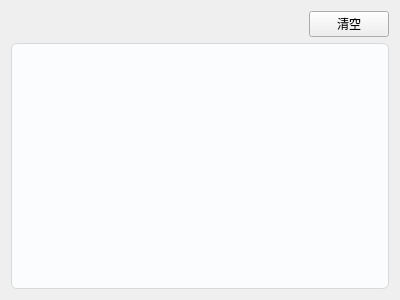
<?xml version="1.0" encoding="UTF-8"?>
<ui version="4.0">
 <class>OpListDlg</class>
 <widget class="QWidget" name="OpListDlg">
  <property name="geometry">
   <rect>
    <x>0</x>
    <y>0</y>
    <width>400</width>
    <height>300</height>
   </rect>
  </property>
  <property name="windowTitle">
   <string>Form</string>
  </property>
  <layout class="QGridLayout" name="gridLayout_2">
   <item row="0" column="0">
    <widget class="QWidget" name="widget" native="true">
     <property name="styleSheet">
      <string notr="true"/>
     </property>
     <layout class="QGridLayout" name="gridLayout">
      <property name="leftMargin">
       <number>0</number>
      </property>
      <property name="topMargin">
       <number>0</number>
      </property>
      <property name="rightMargin">
       <number>0</number>
      </property>
      <property name="bottomMargin">
       <number>0</number>
      </property>
      <property name="horizontalSpacing">
       <number>0</number>
      </property>
      <property name="verticalSpacing">
       <number>6</number>
      </property>
      <item row="0" column="0">
       <layout class="QHBoxLayout" name="horizontalLayout">
        <item>
         <spacer name="horizontalSpacer">
          <property name="orientation">
           <enum>Qt::Horizontal</enum>
          </property>
          <property name="sizeHint" stdset="0">
           <size>
            <width>40</width>
            <height>20</height>
           </size>
          </property>
         </spacer>
        </item>
        <item>
         <widget class="QPushButton" name="pushButton">
          <property name="styleSheet">
           <string notr="true"/>
          </property>
          <property name="text">
           <string>清空</string>
          </property>
         </widget>
        </item>
       </layout>
      </item>
      <item row="1" column="0">
       <widget class="QTreeWidget" name="treeWidget">
        <property name="styleSheet">
         <string notr="true">.QTreeWidget
{
	border: 1px solid rgb(218,218,218);
	border-radius: 6px;
	background-color: rgb(251, 252, 254);
}</string>
        </property>
        <property name="inputMethodHints">
         <set>Qt::ImhNone</set>
        </property>
        <attribute name="headerVisible">
         <bool>false</bool>
        </attribute>
        <column>
         <property name="text">
          <string notr="true">1</string>
         </property>
        </column>
       </widget>
      </item>
     </layout>
     <zorder>treeWidget</zorder>
     <zorder></zorder>
    </widget>
   </item>
  </layout>
 </widget>
 <resources/>
 <connections/>
</ui>
